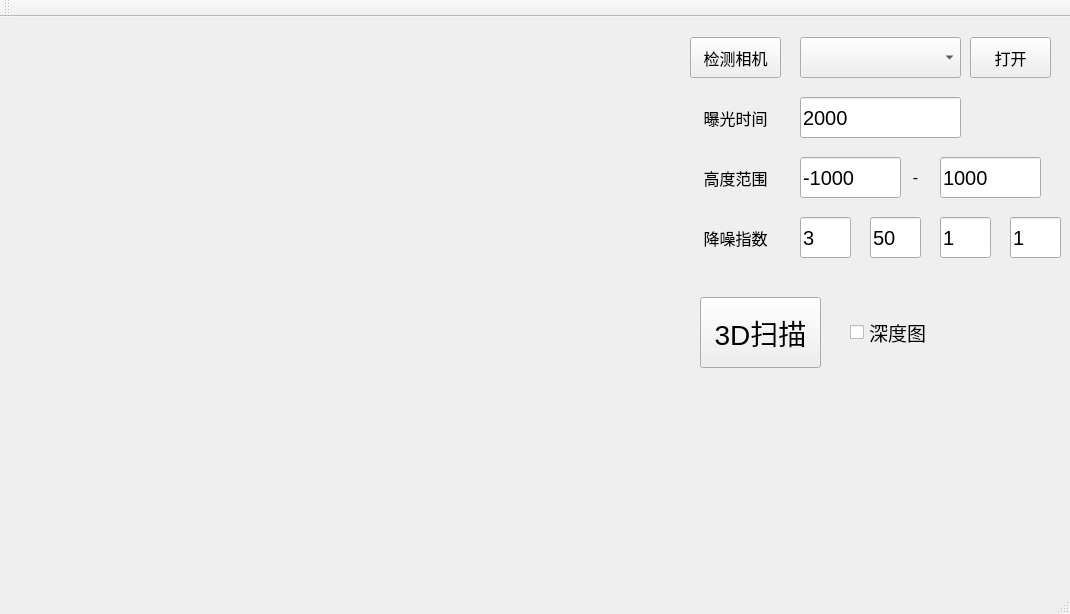
<?xml version="1.0" encoding="UTF-8"?>
<ui version="4.0">
 <class>MainWindow</class>
 <widget class="QMainWindow" name="MainWindow">
  <property name="geometry">
   <rect>
    <x>0</x>
    <y>0</y>
    <width>1070</width>
    <height>614</height>
   </rect>
  </property>
  <property name="windowTitle">
   <string>GC3DExample</string>
  </property>
  <widget class="QWidget" name="centralWidget">
   <widget class="QPushButton" name="detectCamera">
    <property name="geometry">
     <rect>
      <x>690</x>
      <y>20</y>
      <width>91</width>
      <height>41</height>
     </rect>
    </property>
    <property name="font">
     <font>
      <pointsize>12</pointsize>
     </font>
    </property>
    <property name="text">
     <string>检测相机</string>
    </property>
   </widget>
   <widget class="QComboBox" name="comboBox">
    <property name="geometry">
     <rect>
      <x>800</x>
      <y>20</y>
      <width>161</width>
      <height>41</height>
     </rect>
    </property>
    <property name="font">
     <font>
      <pointsize>15</pointsize>
     </font>
    </property>
   </widget>
   <widget class="QPushButton" name="openCamera">
    <property name="geometry">
     <rect>
      <x>970</x>
      <y>20</y>
      <width>81</width>
      <height>41</height>
     </rect>
    </property>
    <property name="font">
     <font>
      <pointsize>12</pointsize>
     </font>
    </property>
    <property name="text">
     <string>打开</string>
    </property>
   </widget>
   <widget class="QLabel" name="label">
    <property name="geometry">
     <rect>
      <x>700</x>
      <y>80</y>
      <width>71</width>
      <height>41</height>
     </rect>
    </property>
    <property name="font">
     <font>
      <pointsize>12</pointsize>
     </font>
    </property>
    <property name="text">
     <string>曝光时间</string>
    </property>
    <property name="alignment">
     <set>Qt::AlignCenter</set>
    </property>
   </widget>
   <widget class="QLabel" name="showImage">
    <property name="geometry">
     <rect>
      <x>20</x>
      <y>20</y>
      <width>621</width>
      <height>531</height>
     </rect>
    </property>
    <property name="text">
     <string/>
    </property>
    <property name="pixmap">
     <pixmap>../build-GC3DExample-Desktop_Qt_5_12_0_MSVC2015_64bit-Release/1.jpg</pixmap>
    </property>
   </widget>
   <widget class="QLineEdit" name="exposureTime">
    <property name="geometry">
     <rect>
      <x>800</x>
      <y>80</y>
      <width>161</width>
      <height>41</height>
     </rect>
    </property>
    <property name="font">
     <font>
      <pointsize>15</pointsize>
     </font>
    </property>
    <property name="text">
     <string>2000</string>
    </property>
   </widget>
   <widget class="QLineEdit" name="minHeight">
    <property name="geometry">
     <rect>
      <x>800</x>
      <y>140</y>
      <width>101</width>
      <height>41</height>
     </rect>
    </property>
    <property name="font">
     <font>
      <pointsize>15</pointsize>
     </font>
    </property>
    <property name="text">
     <string>-1000</string>
    </property>
   </widget>
   <widget class="QLabel" name="label_2">
    <property name="geometry">
     <rect>
      <x>700</x>
      <y>140</y>
      <width>71</width>
      <height>41</height>
     </rect>
    </property>
    <property name="font">
     <font>
      <pointsize>12</pointsize>
     </font>
    </property>
    <property name="text">
     <string>高度范围</string>
    </property>
    <property name="alignment">
     <set>Qt::AlignCenter</set>
    </property>
   </widget>
   <widget class="QLineEdit" name="maxHeight">
    <property name="geometry">
     <rect>
      <x>940</x>
      <y>140</y>
      <width>101</width>
      <height>41</height>
     </rect>
    </property>
    <property name="font">
     <font>
      <pointsize>15</pointsize>
     </font>
    </property>
    <property name="text">
     <string>1000</string>
    </property>
   </widget>
   <widget class="QLabel" name="label_3">
    <property name="geometry">
     <rect>
      <x>900</x>
      <y>140</y>
      <width>31</width>
      <height>41</height>
     </rect>
    </property>
    <property name="font">
     <font>
      <pointsize>12</pointsize>
     </font>
    </property>
    <property name="text">
     <string>-</string>
    </property>
    <property name="alignment">
     <set>Qt::AlignCenter</set>
    </property>
   </widget>
   <widget class="QLineEdit" name="denRad">
    <property name="geometry">
     <rect>
      <x>800</x>
      <y>200</y>
      <width>51</width>
      <height>41</height>
     </rect>
    </property>
    <property name="font">
     <font>
      <pointsize>15</pointsize>
     </font>
    </property>
    <property name="text">
     <string>3</string>
    </property>
   </widget>
   <widget class="QLabel" name="label_4">
    <property name="geometry">
     <rect>
      <x>700</x>
      <y>200</y>
      <width>71</width>
      <height>41</height>
     </rect>
    </property>
    <property name="font">
     <font>
      <pointsize>12</pointsize>
     </font>
    </property>
    <property name="text">
     <string>降噪指数</string>
    </property>
    <property name="alignment">
     <set>Qt::AlignCenter</set>
    </property>
   </widget>
   <widget class="QLineEdit" name="den1">
    <property name="geometry">
     <rect>
      <x>870</x>
      <y>200</y>
      <width>51</width>
      <height>41</height>
     </rect>
    </property>
    <property name="font">
     <font>
      <pointsize>15</pointsize>
     </font>
    </property>
    <property name="text">
     <string>50</string>
    </property>
   </widget>
   <widget class="QLineEdit" name="den2">
    <property name="geometry">
     <rect>
      <x>940</x>
      <y>200</y>
      <width>51</width>
      <height>41</height>
     </rect>
    </property>
    <property name="font">
     <font>
      <pointsize>15</pointsize>
     </font>
    </property>
    <property name="text">
     <string>1</string>
    </property>
   </widget>
   <widget class="QLineEdit" name="den3">
    <property name="geometry">
     <rect>
      <x>1010</x>
      <y>200</y>
      <width>51</width>
      <height>41</height>
     </rect>
    </property>
    <property name="font">
     <font>
      <pointsize>15</pointsize>
     </font>
    </property>
    <property name="text">
     <string>1</string>
    </property>
   </widget>
   <widget class="QPushButton" name="scan3D">
    <property name="geometry">
     <rect>
      <x>700</x>
      <y>280</y>
      <width>121</width>
      <height>71</height>
     </rect>
    </property>
    <property name="font">
     <font>
      <pointsize>21</pointsize>
     </font>
    </property>
    <property name="text">
     <string>3D扫描</string>
    </property>
   </widget>
   <widget class="QCheckBox" name="depthBtn">
    <property name="geometry">
     <rect>
      <x>850</x>
      <y>280</y>
      <width>101</width>
      <height>71</height>
     </rect>
    </property>
    <property name="font">
     <font>
      <pointsize>14</pointsize>
     </font>
    </property>
    <property name="text">
     <string>深度图</string>
    </property>
   </widget>
  </widget>
  <widget class="QMenuBar" name="menuBar">
   <property name="geometry">
    <rect>
     <x>0</x>
     <y>0</y>
     <width>1070</width>
     <height>23</height>
    </rect>
   </property>
  </widget>
  <widget class="QToolBar" name="mainToolBar">
   <attribute name="toolBarArea">
    <enum>TopToolBarArea</enum>
   </attribute>
   <attribute name="toolBarBreak">
    <bool>false</bool>
   </attribute>
  </widget>
  <widget class="QStatusBar" name="statusBar"/>
 </widget>
 <layoutdefault spacing="6" margin="11"/>
 <resources/>
 <connections/>
</ui>
